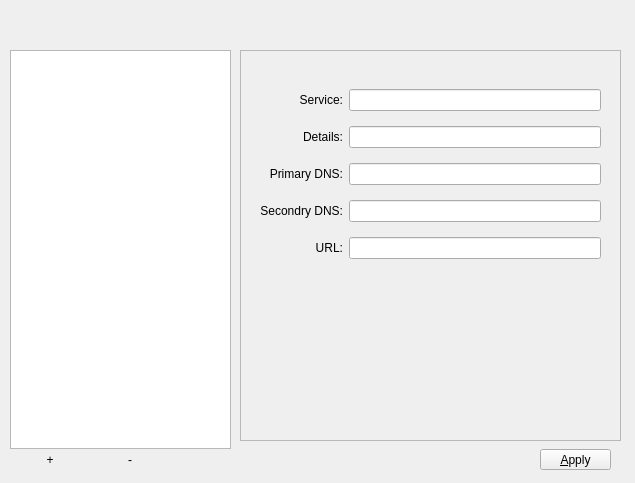
<?xml version="1.0" encoding="UTF-8"?>
<ui version="4.0">
 <class>ConfigureDialog</class>
 <widget class="QDialog" name="ConfigureDialog">
  <property name="geometry">
   <rect>
    <x>0</x>
    <y>0</y>
    <width>635</width>
    <height>483</height>
   </rect>
  </property>
  <property name="windowTitle">
   <string>Casper DNS Manager Settings</string>
  </property>
  <widget class="QFrame" name="frame">
   <property name="geometry">
    <rect>
     <x>240</x>
     <y>50</y>
     <width>381</width>
     <height>391</height>
    </rect>
   </property>
   <property name="frameShape">
    <enum>QFrame::StyledPanel</enum>
   </property>
   <property name="frameShadow">
    <enum>QFrame::Raised</enum>
   </property>
   <widget class="QWidget" name="gridLayoutWidget_2">
    <property name="geometry">
     <rect>
      <x>20</x>
      <y>30</y>
      <width>341</width>
      <height>191</height>
     </rect>
    </property>
    <layout class="QGridLayout" name="gridLayout_2">
     <item row="3" column="0">
      <widget class="QLabel" name="label_4">
       <property name="text">
        <string>Secondry DNS:</string>
       </property>
       <property name="alignment">
        <set>Qt::AlignRight|Qt::AlignTrailing|Qt::AlignVCenter</set>
       </property>
      </widget>
     </item>
     <item row="2" column="0">
      <widget class="QLabel" name="label_3">
       <property name="text">
        <string>Primary DNS:</string>
       </property>
       <property name="alignment">
        <set>Qt::AlignRight|Qt::AlignTrailing|Qt::AlignVCenter</set>
       </property>
      </widget>
     </item>
     <item row="4" column="0">
      <widget class="QLabel" name="label_5">
       <property name="text">
        <string>URL:</string>
       </property>
       <property name="alignment">
        <set>Qt::AlignRight|Qt::AlignTrailing|Qt::AlignVCenter</set>
       </property>
      </widget>
     </item>
     <item row="0" column="0">
      <widget class="QLabel" name="label">
       <property name="text">
        <string>Service:</string>
       </property>
       <property name="alignment">
        <set>Qt::AlignRight|Qt::AlignTrailing|Qt::AlignVCenter</set>
       </property>
      </widget>
     </item>
     <item row="1" column="0">
      <widget class="QLabel" name="label_2">
       <property name="text">
        <string>Details:</string>
       </property>
       <property name="alignment">
        <set>Qt::AlignRight|Qt::AlignTrailing|Qt::AlignVCenter</set>
       </property>
      </widget>
     </item>
     <item row="0" column="1">
      <widget class="QLineEdit" name="service"/>
     </item>
     <item row="1" column="1">
      <widget class="QLineEdit" name="details"/>
     </item>
     <item row="2" column="1">
      <widget class="QLineEdit" name="p_dns"/>
     </item>
     <item row="3" column="1">
      <widget class="QLineEdit" name="s_dns"/>
     </item>
     <item row="4" column="1">
      <widget class="QLineEdit" name="url"/>
     </item>
    </layout>
   </widget>
  </widget>
  <widget class="QWidget" name="verticalLayoutWidget">
   <property name="geometry">
    <rect>
     <x>10</x>
     <y>50</y>
     <width>221</width>
     <height>421</height>
    </rect>
   </property>
   <layout class="QVBoxLayout" name="verticalLayout">
    <property name="spacing">
     <number>0</number>
    </property>
    <item>
     <widget class="QListView" name="list"/>
    </item>
    <item>
     <layout class="QGridLayout" name="gridLayout">
      <item row="2" column="1">
       <widget class="QPushButton" name="remove">
        <property name="text">
         <string>-</string>
        </property>
        <property name="autoDefault">
         <bool>false</bool>
        </property>
        <property name="flat">
         <bool>true</bool>
        </property>
       </widget>
      </item>
      <item row="2" column="2">
       <spacer name="horizontalSpacer">
        <property name="orientation">
         <enum>Qt::Horizontal</enum>
        </property>
        <property name="sizeHint" stdset="0">
         <size>
          <width>40</width>
          <height>20</height>
         </size>
        </property>
       </spacer>
      </item>
      <item row="2" column="0">
       <widget class="QPushButton" name="add">
        <property name="text">
         <string>+</string>
        </property>
        <property name="autoDefault">
         <bool>false</bool>
        </property>
        <property name="flat">
         <bool>true</bool>
        </property>
       </widget>
      </item>
     </layout>
    </item>
   </layout>
  </widget>
  <widget class="QPushButton" name="save">
   <property name="geometry">
    <rect>
     <x>540</x>
     <y>449</y>
     <width>71</width>
     <height>21</height>
    </rect>
   </property>
   <property name="text">
    <string>&amp;Apply</string>
   </property>
   <property name="autoDefault">
    <bool>false</bool>
   </property>
  </widget>
 </widget>
 <resources/>
 <connections/>
</ui>
